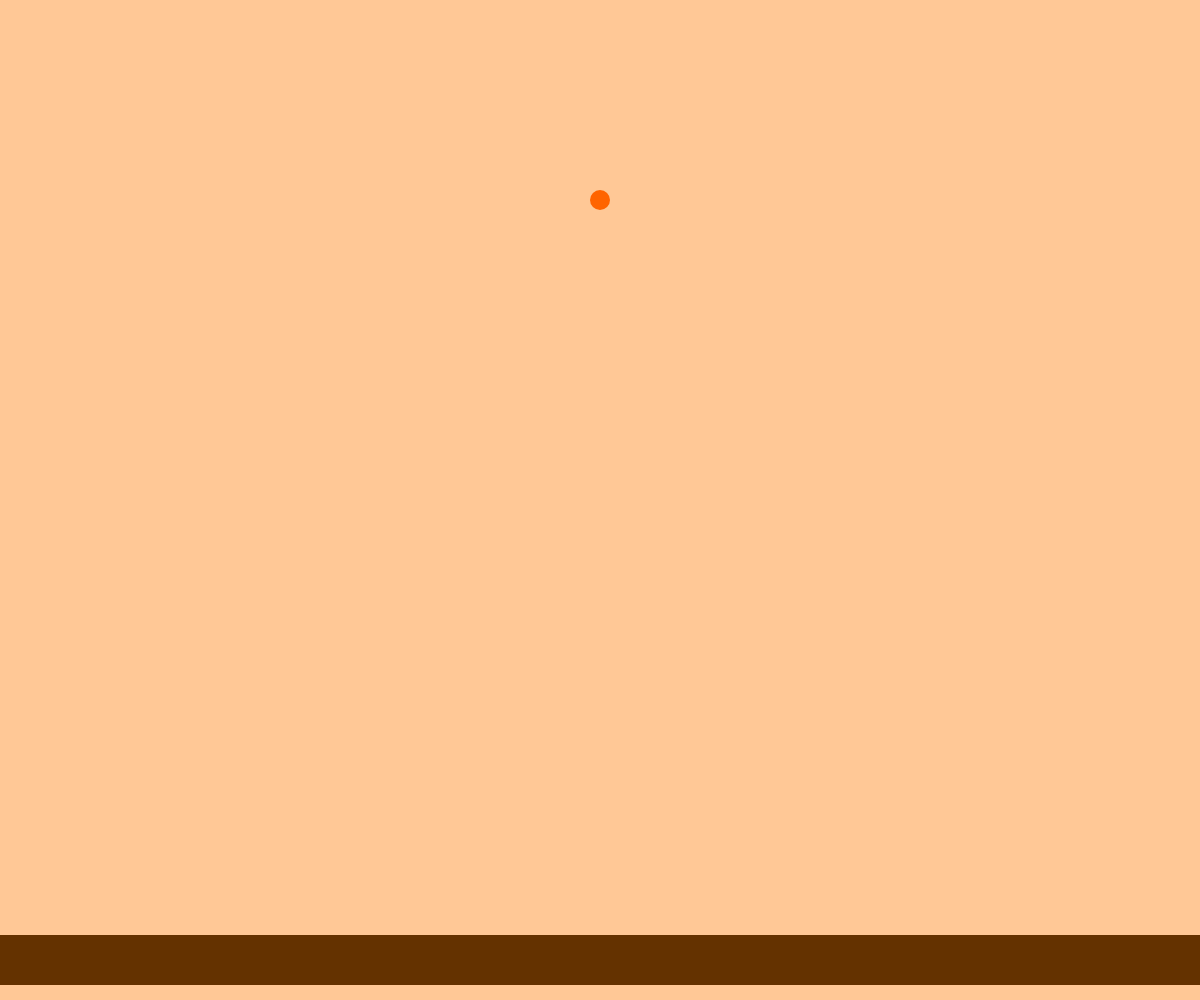
Frame 1 (no input)
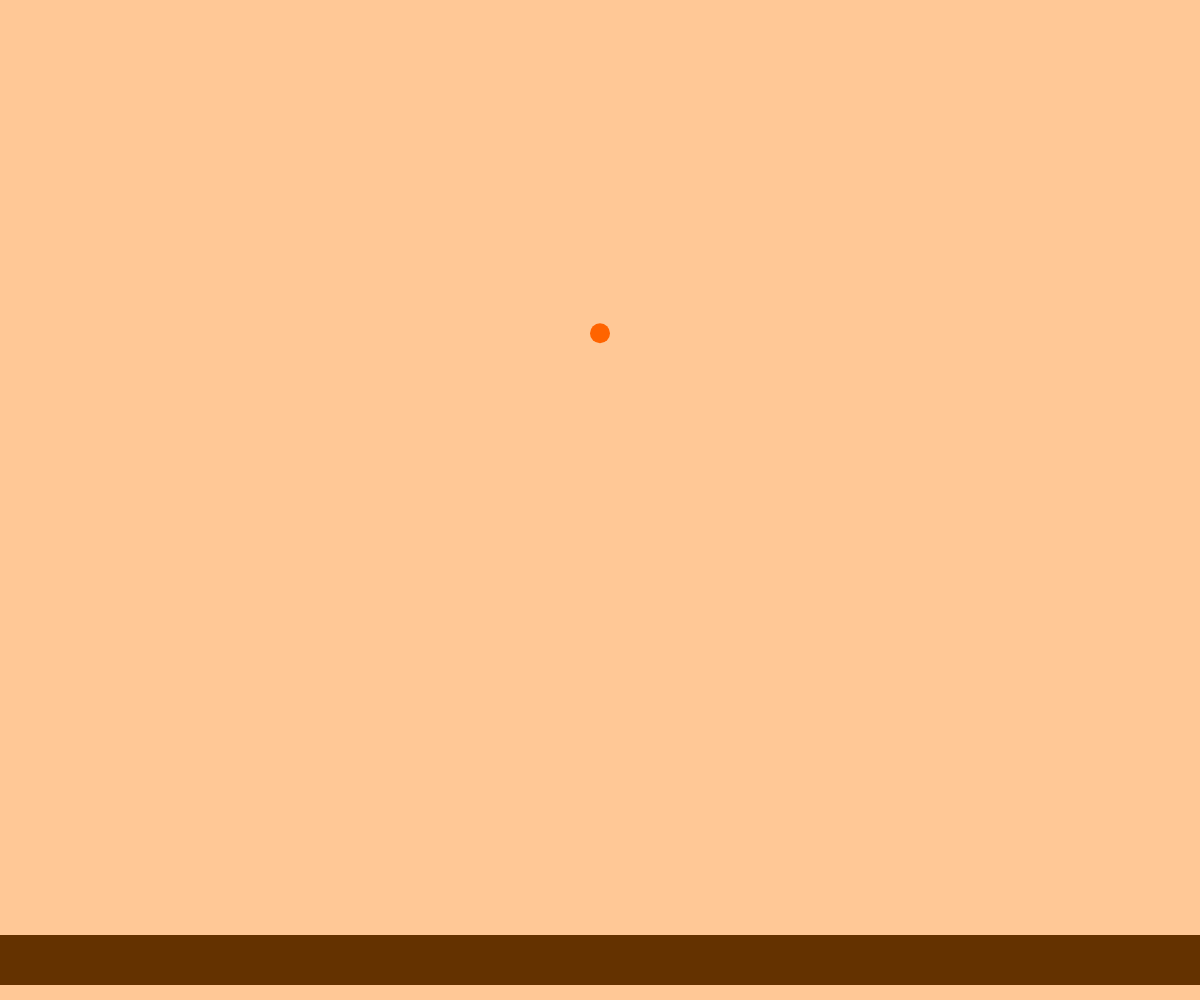
Frame 60 (no input)
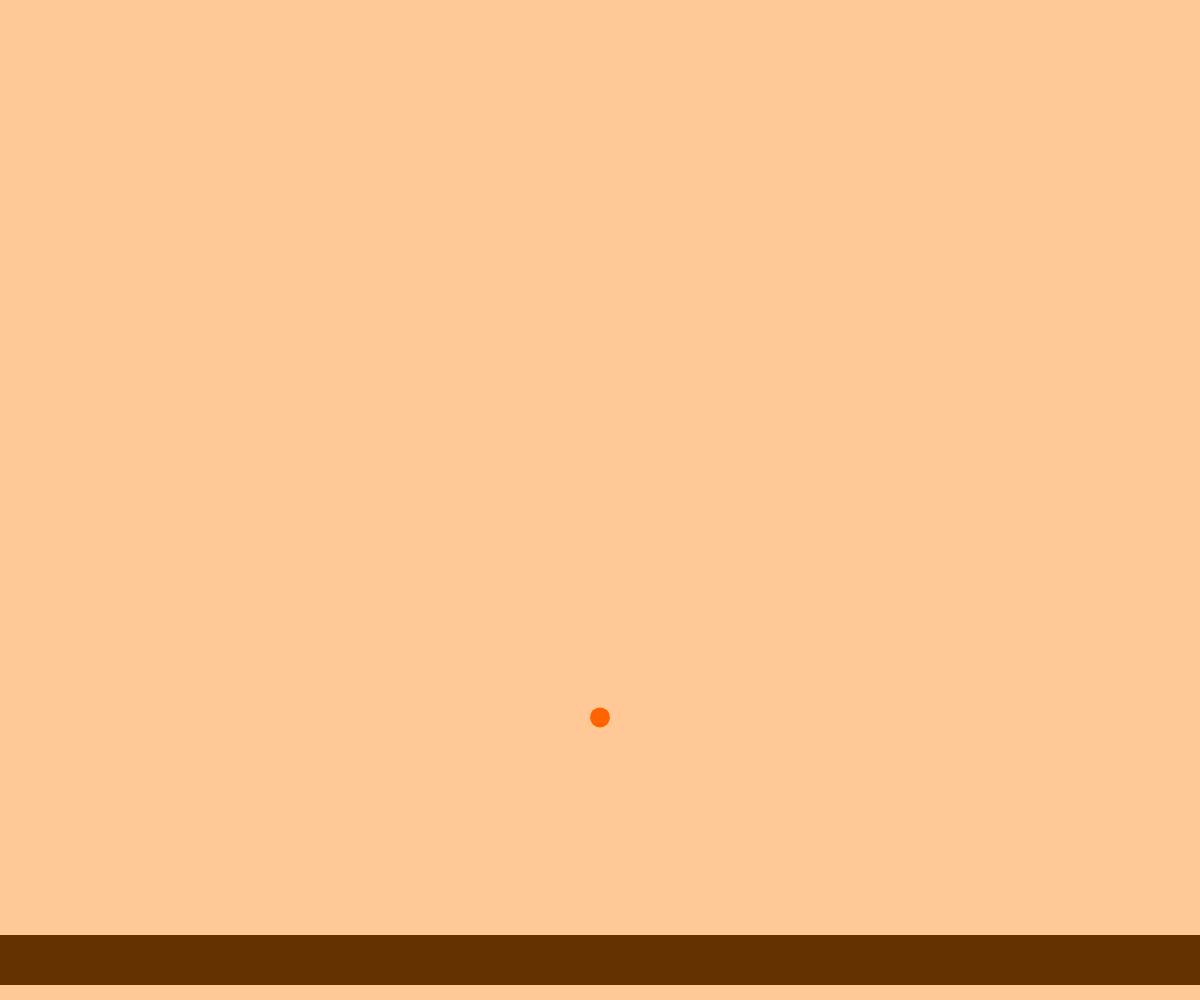
Frame 120 (the mouse pressed at the canvas centre since frame 60)

The p5.js sketch that drew these frames (run headless with seeded random() and noise() and a simulated clock; from frame 60 on, the mouse is pressed at the canvas centre):

// p5.js sketch
// ── sketch.js
let posX;
let posY;
let vel;
let diam;
let rad;
let esp;
let margen;
let piso;
let acel;

function setup() {
  createCanvas(windowWidth, windowHeight);
  posX = windowWidth / 2;
  posY = windowHeight * 0.2;
  rectMode(CENTER);
  diam = random(10, 50);
  rad = diam / 2;
  esp = 50;
  margen = 40;
  piso = windowHeight - margen - esp / 2;
  vel = 0;
  acel = 0.98;
  //frameRate(10);
}

function draw() {
  background(255, 200, 150);

  actualizar();

  noStroke();
  fill(255, 100, 0);
  circle(posX, posY, 20);
  fill(100, 50, 0);
  rect(windowWidth / 2, windowHeight - margen, windowWidth, esp);
}

function actualizar() {
  posY += vel;

  if (posY > piso - rad) {
    print("ya");
    vel *= -1;
    posY += vel;
  }
  vel += acel;
}
